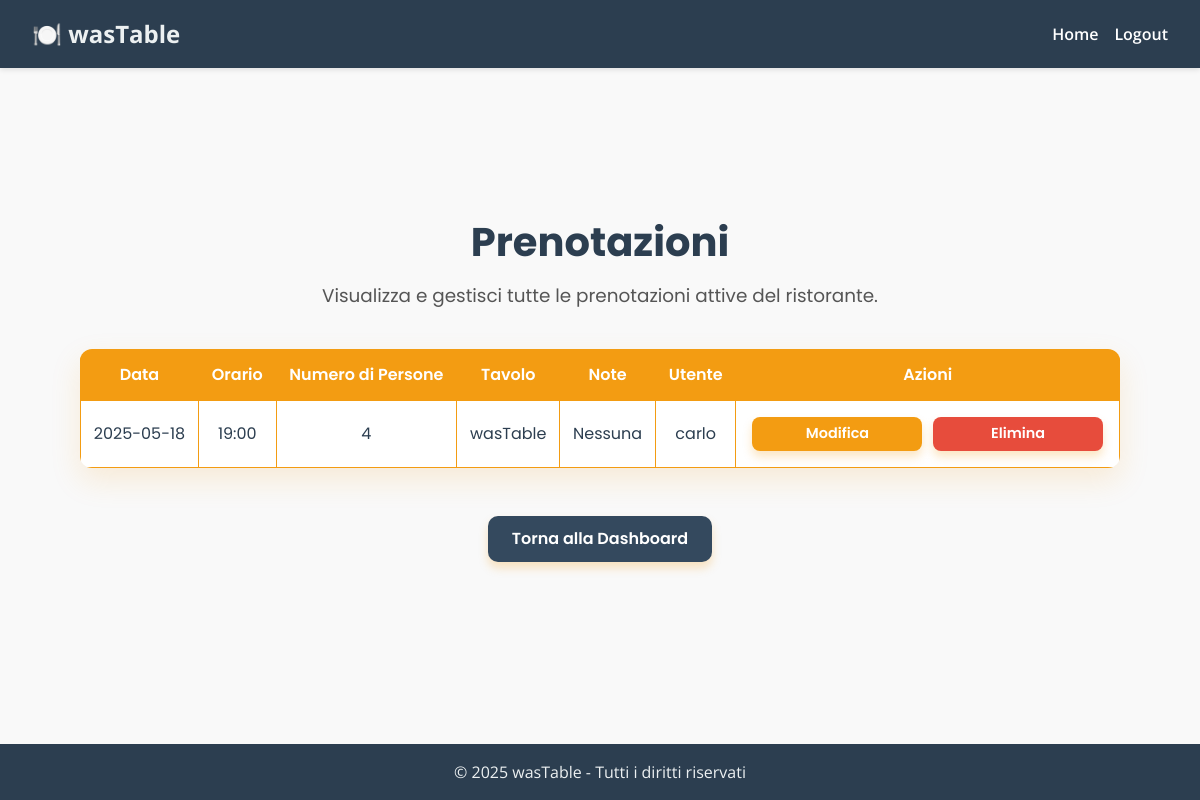
The app's page /admin_reservations, older data.
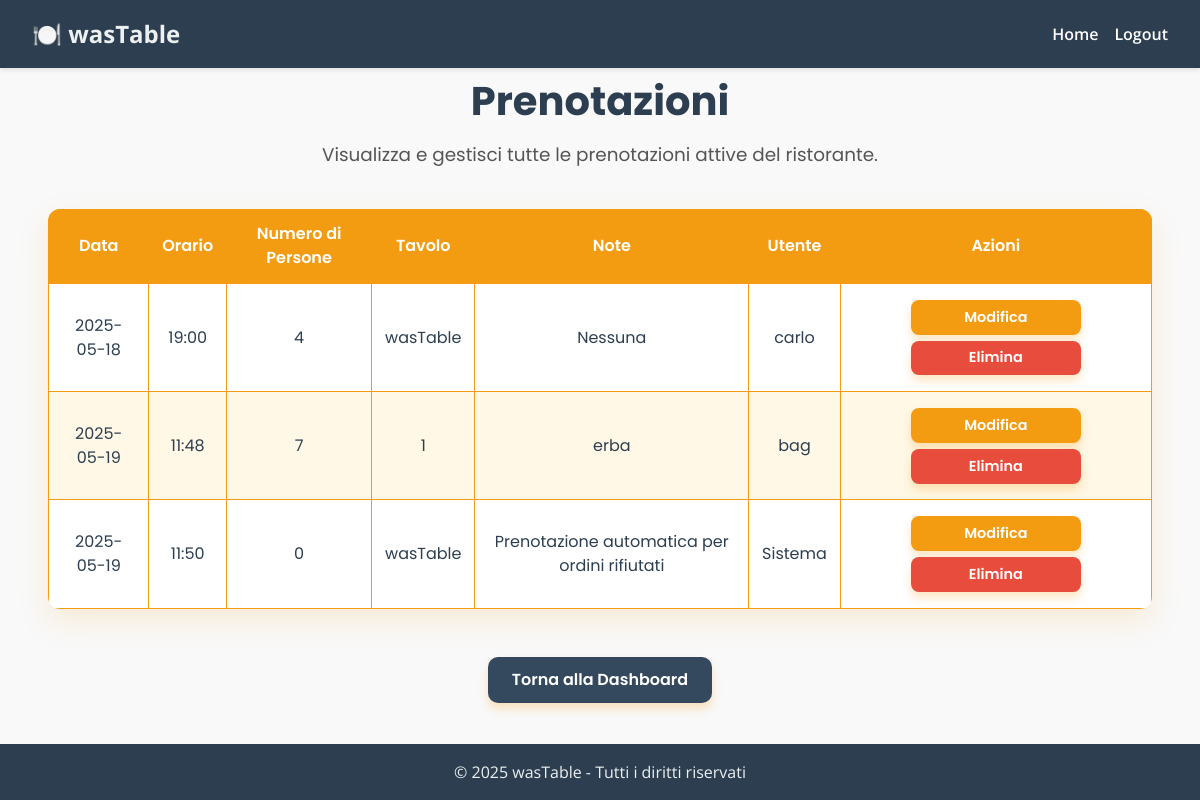
The same page, newer data.
### backend/app/models/reservation.py (models this page shows, shortened)
class Reservation(db.Model):
    __tablename__ = 'reservation'
    id = db.Column(db.Integer, primary_key=True)  # Colonna primaria
    date = db.Column(Date, nullable=False)  # Data della prenotazione
    time = db.Column(db.String(20), nullable=False)  # Orario della prenotazione
    guests = db.Column(db.Integer, nullable=False)  # Numero di ospiti
    note = db.Column(db.String(255))  # Note opzionali
    user_id = db.Column(db.Integer, db.ForeignKey('user.id'), nullable=False)  # Colonna con chiave esterna
    table_id = db.Column(db.Integer, db.ForeignKey('table.id'), nullable=False)
    table = db.relationship('Table', back_populates='reservations', cascade='all, delete', passive_deletes=True)
    user = db.relationship('User', backref='reservations')

### backend/app/models/table.py (models this page shows, shortened)
class Table(db.Model):
    __tablename__ = 'table'
    id = db.Column(db.Integer, primary_key=True)
    number = db.Column(db.Integer, unique=True, nullable=False)
    seats = (db.Column(db.Integer, nullable=False))
    status = db.Column(db.String(20), default='disponibile')  # disponibile, occupato, riservato
    name = db.Column(db.String(20), unique=True, nullable=False)
    is_wastable = db.Column(db.Boolean, default=False)
    occupied = db.Column(db.Boolean, default=False)
    reservations = db.relationship('Reservation', back_populates='table')

### backend/app/models/user.py (models this page shows, shortened)
class User(db.Model, UserMixin):
    id = db.Column(db.Integer, primary_key=True)
    username = db.Column(db.String(150), nullable=False, unique=True)
    email = db.Column(db.String(150), nullable=False, unique=True)
    password_hash = db.Column(db.String(256), nullable=False)
    role = db.Column(db.String(50), nullable=False, default='user')

### backend/app/routes/auth_routes.py (the view)
@bp.route('/admin_reservations', methods=['GET', 'POST'])
def view_reservations():
    reservations = Reservation.query.all()  # Ottieni tutte le prenotazioni
    return render_template('view_reservations.html', reservations=reservations)

### backend/app/templates/view_reservations.html (shortened to what this page needs)
{% extends "layout.html" %}
{% block content %}
<h1 class="page-title">Prenotazioni</h1>
<p class="description">Visualizza e gestisci tutte le prenotazioni attive del ristorante.</p>
{% if reservations %}
    <div class="table-container">
        <table class="reservations-table">
            <thead>
            <tr>
                <th>Data</th>
                <th>Orario</th>
                <th>Numero di Persone</th>
                <th>Tavolo</th>
                <th>Note</th>
                <th>Utente</th>
                <th>Azioni</th>
            </tr>
            </thead>
            <tbody>
            {% for reservation in reservations %}
                <tr>
                    <td>{{ reservation.date }}</td>
                    <td>{{ reservation.time }}</td>
                    <td>{{ reservation.guests }}</td>
                    <td>{{ reservation.table.name }}</td>
                    <td>{{ reservation.note if reservation.note else 'Nessuna' }}</td>
                    <td>{{ reservation.user.username }}</td>
                    <td class="action-buttons">
                        <a href="{{ url_for('auth.edit_reservation', reservation_id=reservation.id) }}"
                           class="btn btn-primary">Modifica</a>
                        <form action="{{ url_for('auth.delete_reservation', reservation_id=reservation.id) }}"
                              method="POST" style="display:inline;">
                            <button type="submit" class="btn btn-danger">Elimina</button>
                        </form>
                    </td>
                </tr>
            {% endfor %}
            </tbody>
        </table>
    </div>
{% else %}
    <p class="description">Non ci sono prenotazioni al momento.</p>
{% endif %}
<div class="button-wrapper">
    <a href="{{ url_for('auth.admin_dashboard') }}" class="btn btn-secondary">Torna alla Dashboard</a>
</div>
{% endblock %}

### backend/app/templates/layout.html (shortened to what this page needs)
<!DOCTYPE html>
<html lang="it">
<head>
    <link href="https://cdn.jsdelivr.net/npm/bootstrap@5.3.0/dist/css/bootstrap.min.css" rel="stylesheet">
</head>
<body>
<nav>
    <div class="logo">🍽️ wasTable</div>
    <div class="nav-links">
        <a href="{{ url_for('auth.index') }}">Home</a>
        <a href="{{ url_for('auth.logout') }}">Logout</a>
    </div>
</nav>
<main>
    <div class="container">
        {% block content %}{% endblock %}
    </div>
</main>
<footer>
    &copy; 2025 wasTable - Tutti i diritti riservati
</footer>
</body>
</html>

### backend/app/templates/view_reservations.html (style rules this page uses)
.page-title { font-family: 'Poppins', sans-serif; font-weight: 700; font-size: 2.5rem; color: #2c3e50; margin-bottom: 1rem; text-align: center; }
.description { font-family: 'Poppins', sans-serif; font-weight: 400; font-size: 1.15rem; color: #555; max-width: 700px; margin: 0 auto 2.5rem auto; text-align: center; }
.table-container { max-width: 100%; padding: 0 2rem; margin-bottom: 3rem; }
.reservations-table { width: 100%; border-collapse: collapse; background-color: white; font-family: 'Poppins', sans-serif; color: #2c3e50; box-shadow: 0 12px 30px rgba(243, 156, 18, 0.15); border-radius: 12px; overflow: hidden; }
.reservations-table th, .reservations-table td { padding: 0.8rem; border: 1px solid #f39c12; text-align: center; font-size: 1rem; font-weight: 400; }
.reservations-table th { background-color: #f39c12; color: white; font-weight: 600; }
.reservations-table tr:nth-child(even) { background-color: #fff8e6; }
.action-buttons .btn { font-family: 'Poppins', sans-serif; font-weight: 600; font-size: 0.9rem; padding: 0.4rem 0.8rem; border-radius: 8px; cursor: pointer; border: none; transition: all 0.3s ease; margin: 0.2rem; display: inline-block; }
.btn { font-family: 'Poppins', sans-serif; font-weight: 600; font-size: 1rem; padding: 0.7rem 1.5rem; border-radius: 10px; box-shadow: 0 6px 10px rgba(243, 156, 18, 0.25); cursor: pointer; transition: all 0.3s ease; text-decoration: none; display: inline-block; margin: 0 0.7rem; min-width: 170px; color: white; border: none; }
.btn-primary { background-color: #f39c12; }
.btn-danger { background-color: #e74c3c; }
.btn-secondary { background-color: #34495e; }
.button-wrapper { text-align: center; margin-bottom: 2rem; }

Row changes from the older to the newer data that the page shows:
added Reservation: date "2025-05-19", time "11:48", guests "7", table.name "1", note "erba", user.username "bag"
added Reservation: date "2025-05-19", time "11:50", guests "0", table.name "wasTable", note "Prenotazione automatica per ordini rifiutati", user.username "Sistema"
